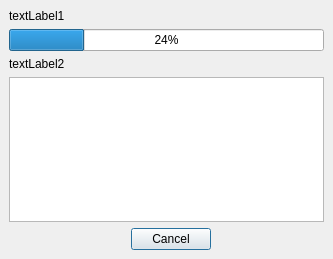
<ui version="4.0" >
 <author></author>
 <comment></comment>
 <exportmacro></exportmacro>
 <class>zmodemDialog</class>
 <widget class="QDialog" name="zmodemDialog" >
  <property name="geometry" >
   <rect>
    <x>0</x>
    <y>0</y>
    <width>333</width>
    <height>259</height>
   </rect>
  </property>
  <property name="windowTitle" >
   <string>Zmodem Status</string>
  </property>
  <layout class="QGridLayout" >
   <property name="margin" >
    <number>9</number>
   </property>
   <property name="spacing" >
    <number>6</number>
   </property>
   <item row="0" column="0" colspan="3" >
    <widget class="QLabel" name="labelFileName" >
     <property name="sizePolicy" >
      <sizepolicy>
       <hsizetype>7</hsizetype>
       <vsizetype>1</vsizetype>
       <horstretch>0</horstretch>
       <verstretch>0</verstretch>
      </sizepolicy>
     </property>
     <property name="text" >
      <string>textLabel1</string>
     </property>
    </widget>
   </item>
   <item row="4" column="0" >
    <spacer>
     <property name="orientation" >
      <enum>Qt::Horizontal</enum>
     </property>
     <property name="sizeType" >
      <enum>QSizePolicy::Expanding</enum>
     </property>
     <property name="sizeHint" >
      <size>
       <width>121</width>
       <height>20</height>
      </size>
     </property>
    </spacer>
   </item>
   <item row="4" column="2" >
    <spacer>
     <property name="orientation" >
      <enum>Qt::Horizontal</enum>
     </property>
     <property name="sizeType" >
      <enum>QSizePolicy::Expanding</enum>
     </property>
     <property name="sizeHint" >
      <size>
       <width>111</width>
       <height>20</height>
      </size>
     </property>
    </spacer>
   </item>
   <item row="4" column="1" >
    <widget class="QPushButton" name="buttonCancel" >
     <property name="text" >
      <string>Cancel</string>
     </property>
    </widget>
   </item>
   <item row="3" column="0" colspan="3" >
    <widget class="QTextBrowser" name="textBrowser" />
   </item>
   <item row="2" column="0" colspan="3" >
    <widget class="QLabel" name="labelStatus" >
     <property name="sizePolicy" >
      <sizepolicy>
       <hsizetype>7</hsizetype>
       <vsizetype>5</vsizetype>
       <horstretch>0</horstretch>
       <verstretch>0</verstretch>
      </sizepolicy>
     </property>
     <property name="text" >
      <string>textLabel2</string>
     </property>
    </widget>
   </item>
   <item row="1" column="0" colspan="3" >
    <widget class="QProgressBar" name="pbProgress" >
     <property name="value" >
      <number>24</number>
     </property>
     <property name="orientation" >
      <enum>Qt::Horizontal</enum>
     </property>
    </widget>
   </item>
  </layout>
 </widget>
 <layoutdefault spacing="6" margin="11" />
 <resources/>
 <connections/>
</ui>
